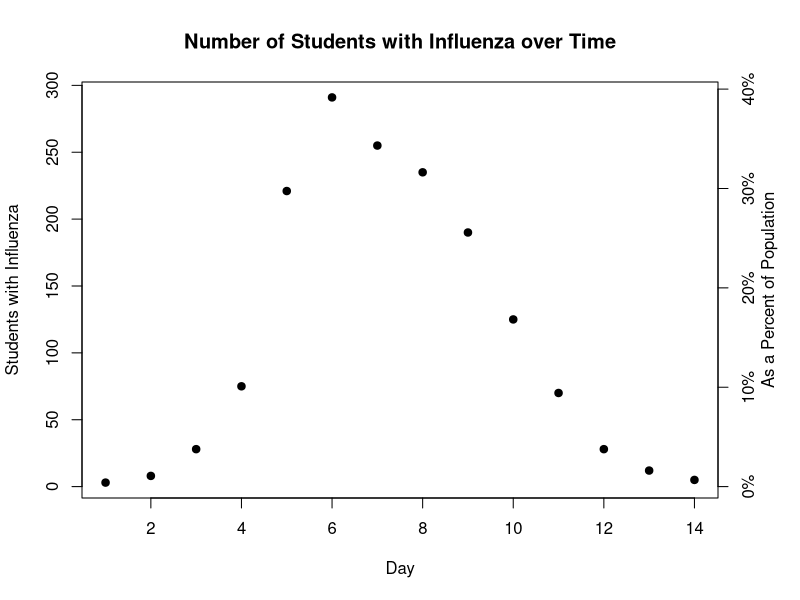
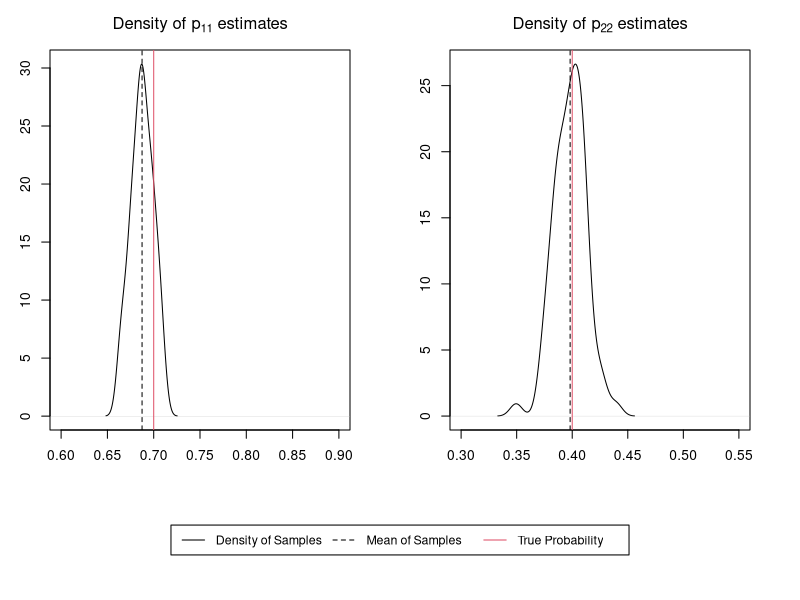
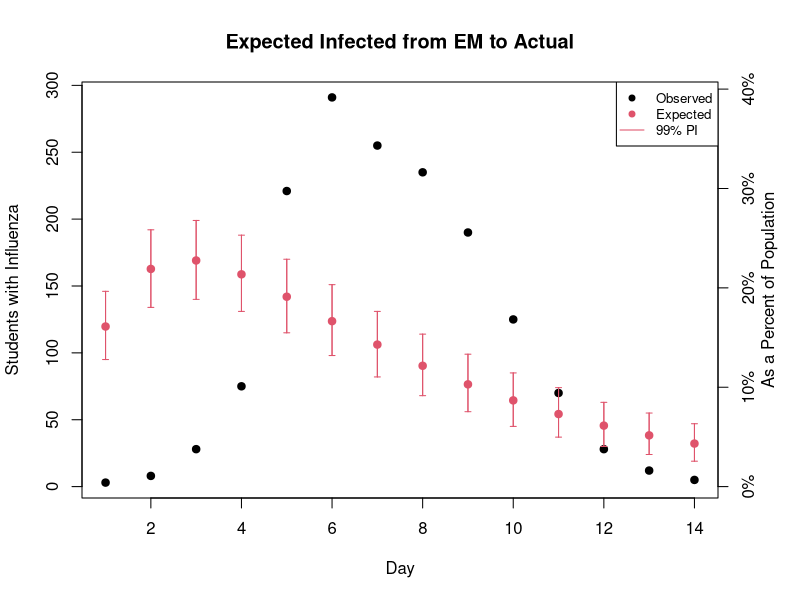
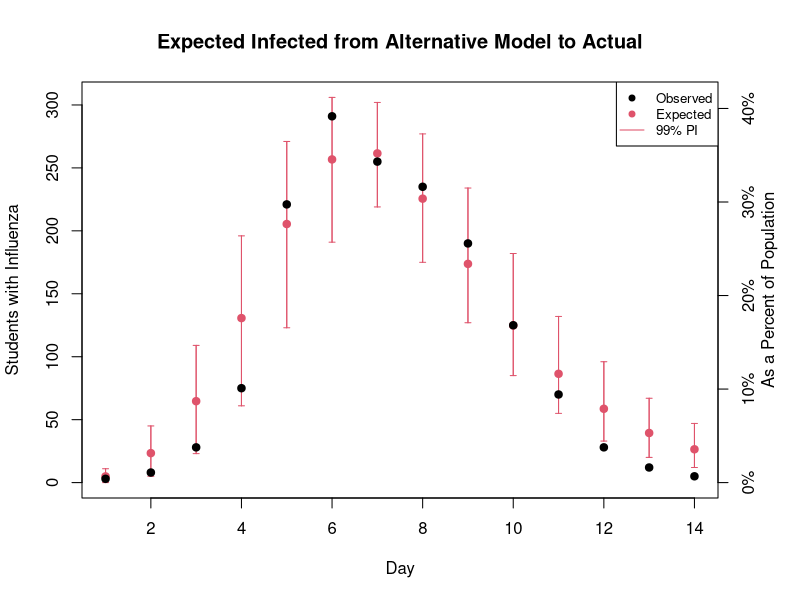

Generate these figures, in order, with R:
# Stat 624 Final Project Code
# Cason Wight

# This code uses the EM algorithm to estimate the Markov-chain parameters,
# p_11 and p_22. After showing that this model does not fit the data, an 
# initial approach to a better model is proposed.



set.seed(6)

# True infected data and number of students
influenza <- c(3,8,28,75,221,291,255,235,190,125,70,28,12,5)
n <- 743

# The other two time series in the SIR data set are unknown
susceptible <- c(n,rep(NA,length(influenza)))
infected <- c(0,influenza)
recovered <- c(0,rep(NA,length(influenza)))
cbind(susceptible,infected,recovered)

# Plotting the infected students
pdf("NumInfected.pdf")
par(mar = c(5,4,4,4) + 0.1)
plot(1:14,influenza, pch = 19, xlab = "Day", ylab = "Students with Influenza", main = "Number of Students with Influenza over Time")
axis(side=4,at=seq(0,300,by=74.3), labels = sapply(seq(0,40,by=10), function(x) paste0(x,"%")))
mtext("As a Percent of Population", side = 4, line = 2)
dev.off()

# EM Algorithm
get.ests <- function(influenza, new.n = n) {
  infected <- c(0,influenza)
  
  # Starting parameters
  ps <- matrix(c(.5,.5),nrow = 1)
  convergence <- FALSE
  j <- 1
  while(convergence == FALSE) {
    
    #EXPECTATION STEP
    for(i in 2:length(infected)){
      # E(St) = S{t-1} - It - p22 * I{t-1}
      susceptible[i] <- max(susceptible[i-1] - ceiling(max(infected[i]-ps[j,2]*infected[i-1],0)),0)
      # E(Rt)= n - St - It
      recovered[i] <- new.n - susceptible[i] - infected[i]
    }
    
    cbind(susceptible,infected,recovered)
    
    # MAXIMIZATION STEP
    likelihood <- function(curr.ps){
      log.like <- 0
      # Likelihood for St
      log.like <- log.like + sum(dbinom(susceptible[-1],susceptible[-length(susceptible)],curr.ps[1], log = TRUE))
      # Likelihood for It
      log.like <- log.like + sum(dbinom(infected[-1]+diff(susceptible), infected[-length(infected)],curr.ps[2], log = TRUE))
      -log.like
    }
    
    curr.ps <- ps[j,]
    
    # MLE for the probabilities
    ps <- rbind(ps,optim(curr.ps,likelihood, method = "L-BFGS-B" , lower = c(0.00001,0.00001), upper = c(.99999,.99999))$par)
    
    # If the combined movement of both parameters exceeds .000001
    if(sum(abs(ps[j+1,]-ps[j,]))<.000001) convergence <- TRUE
    j <- j+1
    
  }
  
  est.ps <- ps[nrow(ps),]
  # Converged Parameters
  est.ps
}


### Simulation study

simulate <- function(transProbs, new.n = n, newmodel = FALSE){
  # Probability matrix determined by given probs p11 and p22
  pMatrix <- matrix(c(transProbs[1],1-transProbs[1],0,
                      0,transProbs[2],1-transProbs[2],
                      0,0,1), nrow = 3, ncol = 3, byrow = TRUE)
  # starting susceptible = n, starting infected and recovered = 0
  susceptible <- new.n
  infected <- 0
  recovered <- 0
  for(i in 2:(length(influenza)+1)){
    if(newmodel) { # If using the new model, p11 changes based on the number infected
      pMatrix[1,1] <- min(max(transProbs[1] - (infected[i-1])^transProbs[4]/(743*transProbs[3]),0),1)
      pMatrix[1,2] <- 1-pMatrix[1,1]
    }
    # A binomial draw to get how many stay susceptible
    susceptible[i] <- rbinom(1,susceptible[i-1],pMatrix[1,1])
    # A binomial draw to get how many stay infected
    infected[i] <- susceptible[i-1]-susceptible[i]+rbinom(1,infected[i-1],pMatrix[2,2])
    # Rt = n - St - It 
    recovered[i] <- new.n-sum(infected[i],susceptible[i])
  }
  # Exclude starting values
  cbind(susceptible[-1],infected[-1],recovered[-1])
}


set.seed(6)
# True parameters that we will try to estimate
true.ps <- c(.7,.4)
ests <- c()

# Simulate 100 data sets off of these true pars
for(i in 1:100){
  samp.influenza <- simulate(true.ps)[,2]
  # Use the EM algorithm on each data set to get 100 parameter estimate pairs
  ests <- rbind(ests,tryCatch({get.ests(samp.influenza)}, error = function(cond) c(NA,NA)))
}
# Get rid of those with NAs (due to impossible likelihood in some cases)
ests <- if(length(which(is.na(ests[,1])))==0) {ests} else ests[-which(is.na(ests[,1])),]

# Bias in the estimates
apply(ests,2,mean)-true.ps


# Graph the samples of the par estimates for both parameters
pdf("ParEstimates.pdf")
layout(matrix(c(1,2,3,3), ncol=2, byrow=TRUE), heights=c(4, 1))
par(mai=rep(0.5, 4))


plot(density(ests[,1]), xlim = c(.6,.9), main = expression(paste("Density of ",p[11]," estimates")), xlab = "Estimate")
abline(v=mean(ests[,1]), lty = "dashed")
abline(v=.7, col = 2)


plot(density(ests[,2]), xlim = c(.3,.55), main = expression(paste("Density of ",p[22]," estimates")), xlab = "Estimate")
abline(v=mean(ests[,2]), lty = "dashed")
abline(v=.4, col = 2)

par(mai=c(0,0,0,0))
plot.new()
legend(x="center",nco=3,legend=c("Density of Samples", "Mean of Samples", "True Probability"), col = c(1,1,2), lty = c("solid","dashed","solid"),cex=.9)
dev.off()



### Results 

## EM for this data set

# Use EM algorithm to get pars
est.ps <- get.ests(influenza)
est.ps

# Get simulations of number infected from EM pars
samples <- sapply(1:100000, function(x) simulate(est.ps)[,2])
est.inf <- apply(samples,1,mean)
low <- apply(samples,1,quantile,.005)
upp <- apply(samples,1,quantile,.995)

# SSE
sum((est.inf-influenza)^2)

# Plot the estimates to the truth
pdf("EMtoActual.pdf")
par(mar = c(5,4,4,4) + 0.1)
plot(1:length(influenza),influenza, pch = 19, xlab = "Day", ylab = "Students with Influenza", main = "Expected Infected from EM to Actual")
points(1:length(influenza), est.inf, pch = 19, col = 2)
arrows(x0=1:length(influenza),y0=low,y1=upp,col=2, angle = 90, length = .03)
arrows(x0=1:length(influenza),y0=upp,y1=low,col=2, angle = 90, length = .03)
axis(side=4,at=seq(0,300,by=74.3), labels = sapply(seq(0,40,by=10), function(x) paste0(x,"%")))
mtext("As a Percent of Population", side = 4, line = 2)
legend("topright", legend = c("Observed","Expected", "99% PI"), col=c(1,2,2), pch=c(19,19,NA), lty = c("blank","blank","solid"), cex = .8)
dev.off()

## Alternative model

# Get lots of combinations of potential pars
xs <- t(sapply(1:100000, function(x) c(runif(3),rlnorm(1,0,.3))))

result <- c()
# Get the SSE for one sample of each par combo
for(i in 1:nrow(xs)) result[i] <- sum((simulate(xs[i,], newmodel = TRUE)[,2]-influenza)^2)

# Use the best fitting combination to simulate with those pars
samps <- sapply(1:10000, function(x) simulate(xs[which.min(result),], newmodel = TRUE)[,2])
means <- apply(samps, 1, mean)
low <- apply(samps, 1, quantile, .005)
upp <- apply(samps, 1, quantile, .995)

# SSE
sum((means-influenza)^2)

# Plot the estimates using those pars to the truth
pdf("AltModeltoActual.pdf")
par(mar = c(5,4,4,4) + 0.1)
plot(1:14,means, pch = 19, col = 2, ylim = c(0,max(c(upp,influenza))), 
     xlab = "Day", ylab = "Students with Influenza", main = "Expected Infected from Alternative Model to Actual")
arrows(x0=1:14, y0=low, y1 = upp, angle = 90, length = .03, col = 2)
arrows(x0=1:14, y1=low, y0 = upp, angle = 90, length = .03, col = 2)
points(1:14, influenza, col = 1, pch = 19)
axis(side=4,at=seq(0,300,by=74.3), labels = sapply(seq(0,40,by=10), function(x) paste0(x,"%")))
mtext("As a Percent of Population", side = 4, line = 2)
legend("topright", legend = c("Observed","Expected", "99% PI"), col=c(1,2,2), pch=c(19,19,NA), lty = c("blank","blank","solid"), cex = .8)
dev.off()
